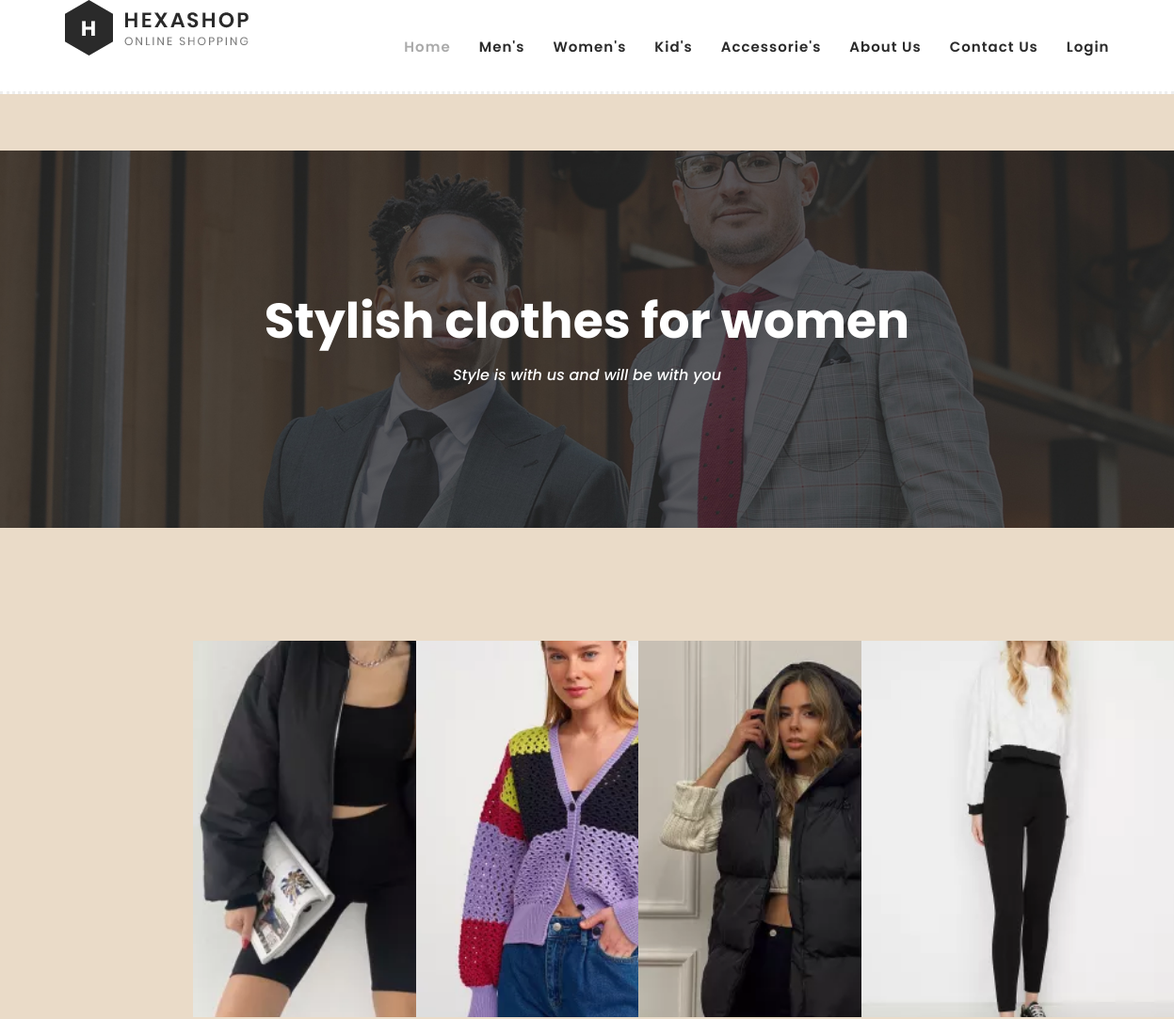
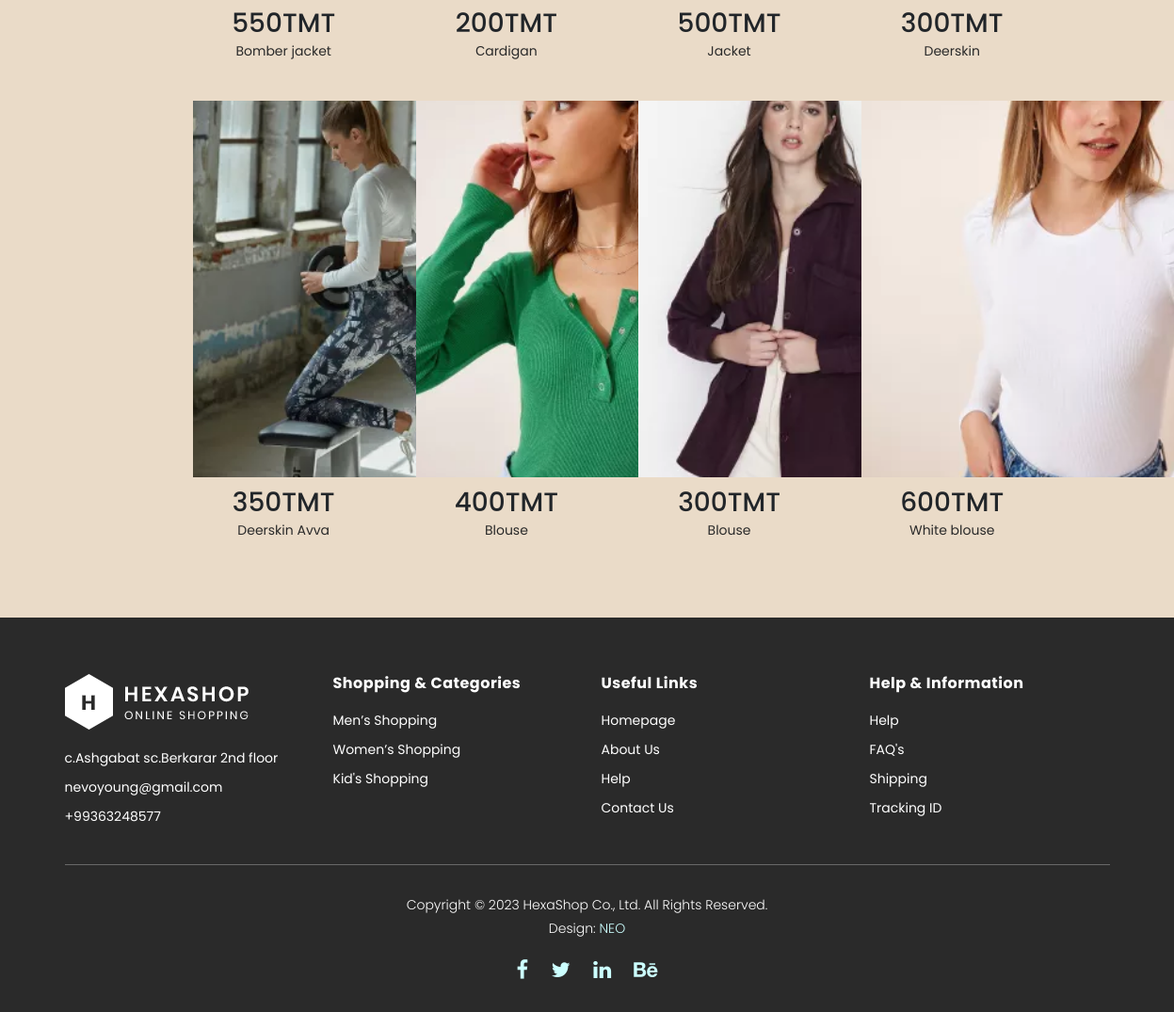
Screenshot of /products/womens with the database file from the repository (2 pictures, top to bottom).
### products/models.py (models this page shows)
class Womens(models.Model):
    image = models.ImageField(upload_to='static/images')
    name = models.CharField(max_length=120)
    baha = models.CharField(max_length=20)
    description = models.TextField(null=True)
    class Meta:
        verbose_name = 'Women'
        verbose_name_plural = 'Womens'

### products/views.py (the view)
# urls.py: path('womens',womens,name = 'womens'),
def womens(request):
    womens = Womens.objects.all()
    context = {
        "womens":womens
    }
    return render(request,'products/womens.html',context=context)

### templates/products/womens.html
{% extends 'base.html' %}
{% block content %}
<div class="page-heading" id="top">
        <div class="container">
            <div class="row">
                <div class="col-lg-12">
                    <div class="inner-content">
                        <h2>Stylish clothes for women</h2>
                        <span>Style is with us and will be with you</span>
                    </div>
                </div>
            </div>
        </div>
    </div>
<div class="products">
    <div class="row">
        <div class="col-lg-12">
            {% for women in womens %}
            <div class="product">
                <img src="{{ women.image.url }}" alt="">
                <h3>{{ women.baha }}TMT</h3>
                <p>{{ women.name }} </p>
            </div>
            {% endfor %}
        </div>
    </div>
</div>
{% endblock %}

### static/css/templatemo-hexashop.css (style rules this page uses)
html, body, div, span, applet, object, iframe, h1, h2, h3, h4, h5, h6, p, blockquote, div pre, a, abbr, acronym, address, big, cite, code, del, dfn, em, font, img, ins, kbd, q, s, samp, small, strike, strong, sub, sup, tt, var, b, u, i, center, dl, dt, dd, ol, ul, li, figure, header, nav, section, article, aside, footer, figcaption { margin: 0; padding: 0; border: 0; outline: 0; }
* { box-sizing: border-box; }
html, body { font-family: 'Poppins', sans-serif; font-weight: 400; background-color: #fff; font-size: 16px; -ms-text-size-adjust: 100%; -webkit-font-smoothing: antialiased; -moz-osx-font-smoothing: grayscale; }
h1, h2, h3, h4, h5, h6 { margin-top: 0px; margin-bottom: 0px; }
p { font-size: 14px; line-height: 25px; color: #2a2a2a; }
html, body { background:#Eadbc8; font-family: 'Poppins', sans-serif; }
.page-heading { margin-top: 160px; margin-bottom: 30px; background-image: url(../images/products-page-heading.jpg); background-position: center center; background-size: cover; background-repeat: no-repeat; }
.page-heading .inner-content { padding: 150px 0px; text-align: center; }
.page-heading .inner-content h2 { font-size: 52px; color: #fff; font-weight: 700; margin-bottom: 15px; }
.page-heading .inner-content span { font-size: 16px; font-weight: 500; color: #fff; font-style: italic; }

### static/css/products.css (style rules this page uses)
* { padding: 0; margin: 0; }
.product { display: inline-block; width: 20%; margin: 10px; padding: 10px; text-align: center; }
.product img { width: 350px; height: 400px; object-fit: cover; margin-bottom: 10px; }
.products { margin-top: 100px; }
.products .row { margin-left: 170px; }

### rows the page displays
Womens: image (picture), baha "550", name "Bomber jacket"
Womens: image (picture), baha "200", name "Сardigan"
Womens: image (picture), baha "500", name "Jacket"
Womens: image (picture), baha "300", name "Deerskin"
Womens: image (picture), baha "350", name "Deerskin Avva"
Womens: image (picture), baha "400", name "Blouse"
Womens: image (picture), baha "300", name "Blouse"
Womens: image (picture), baha "600", name "White blouse"
